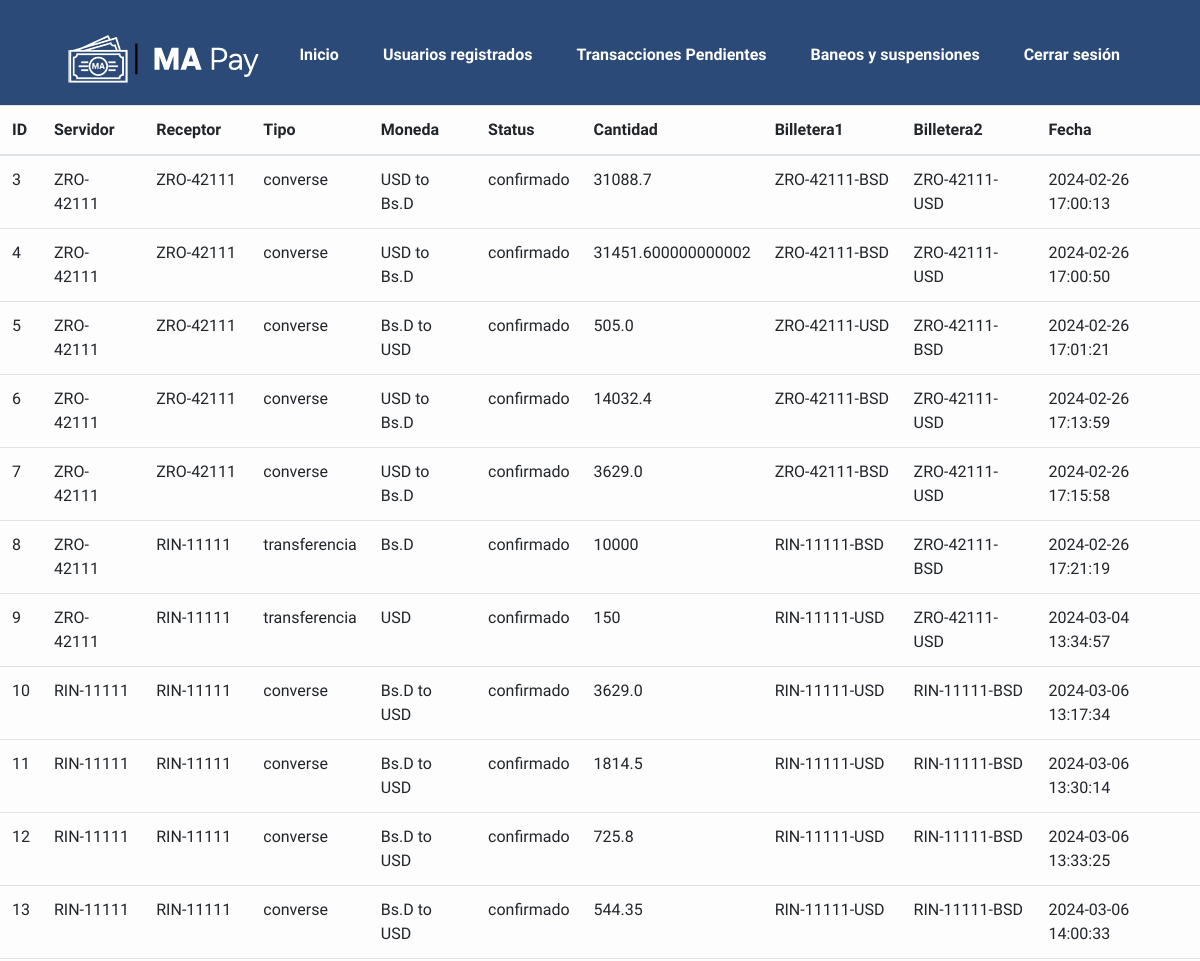
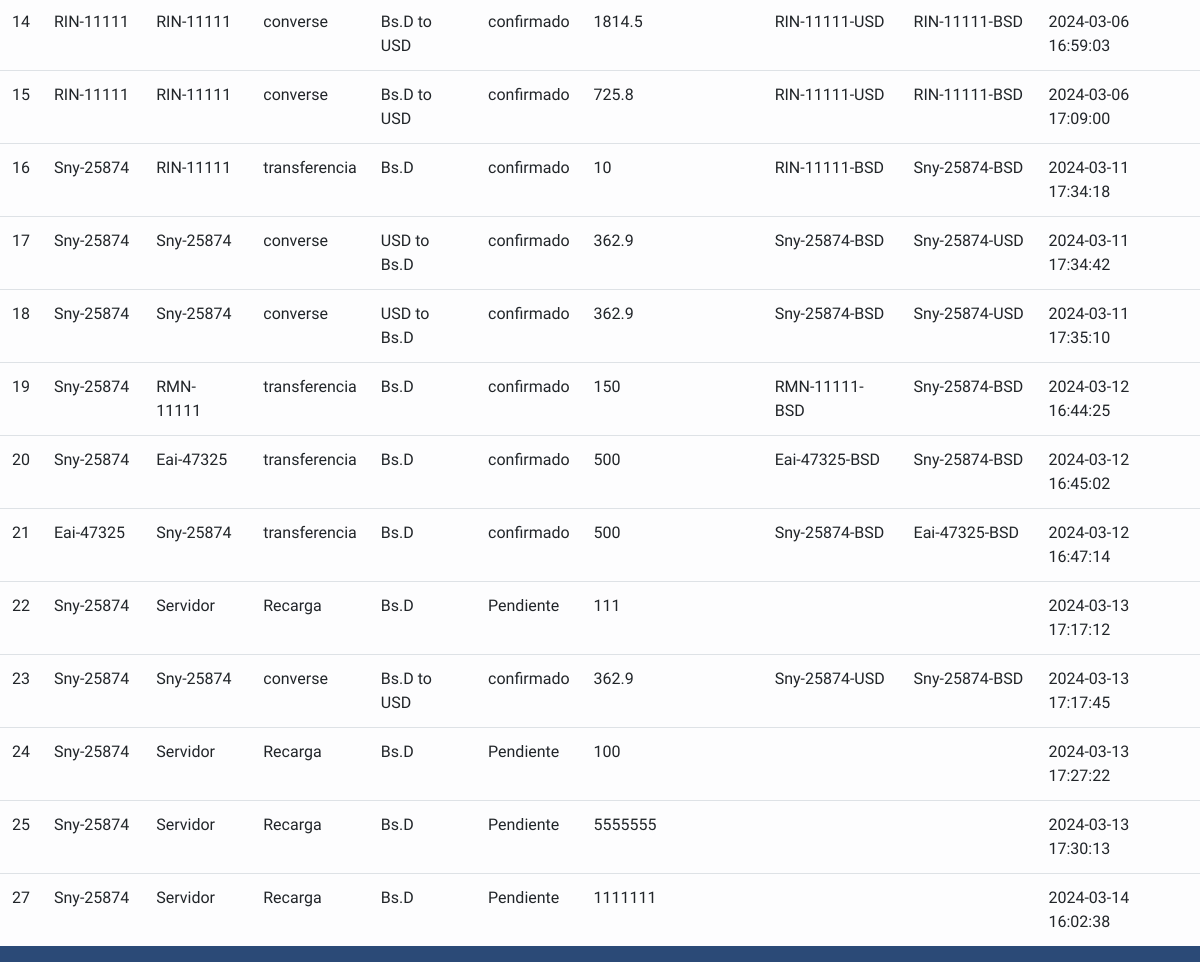
The app's page /Página/Transac.php (signed in) with its own data (2 pictures, top to bottom).
### tables this page shows
CREATE TABLE `historial` (
  `ID` int(11) NOT NULL,
  `servidor` text NOT NULL,
  `recep` text NOT NULL,
  `tipo` text NOT NULL,
  `moneda` text NOT NULL,
  `status` text NOT NULL,
  `cantidad` text NOT NULL,
  `billetera1` text NOT NULL,
  `billetera2` text NOT NULL,
  `fecha` timestamp NOT NULL DEFAULT current_timestamp() ON UPDATE current_timestamp()
);

### Página/conext.php (the view)
<?php
include ("conex.php");
if($link){
    $query="SELECT * FROM historial";
    $resul=mysqli_query($link, $query);
    if($resul->num_rows>0){
while ($dato = mysqli_fetch_array($resul)){
$id = $dato['ID'];
$ser = $dato['servidor'];
$rec = $dato['recep'];
$tip = $dato['tipo'];
$mon = $dato['moneda'];
$sta = $dato['status'];
$can = $dato['cantidad'];
$bil1 = $dato['billetera1'];
$bil2 = $dato['billetera2'];
$fec = $dato['fecha'];
?>
<tr>
    <td><?= $id ?></td>
    <td><?= $ser ?></td>
    <td><?= $rec ?></td>
    <td><?= $tip ?></td>
    <td><?= $mon ?></td>
    <td><?= $sta ?></td>
    <td><?= $can ?></td>
    <td><?= $bil1 ?></td>
    <td><?= $bil2 ?></td>
    <td><?= $fec ?></td>
    </tr>
<?php
}
    }
}
?>

### Página/stilou.css (style rules this page uses)
* { font-family: "Sora", sans-serif; margin: 0; padding: 0; box-sizing: border-box; }
body { background-color: #2b4a77; background-position: center; background-size: cover; }

### records on screen
historial: ID "3", servidor "ZRO-42111", recep "ZRO-42111", tipo "converse", moneda "USD to Bs.D", status "confirmado", cantidad "31088.7", billetera1 "ZRO-42111-BSD", billetera2 "ZRO-42111-USD", fecha "2024-02-26 17:00:13"
historial: ID "4", servidor "ZRO-42111", recep "ZRO-42111", tipo "converse", moneda "USD to Bs.D", status "confirmado", cantidad "31451.600000000002", billetera1 "ZRO-42111-BSD", billetera2 "ZRO-42111-USD", fecha "2024-02-26 17:00:50"
historial: ID "5", servidor "ZRO-42111", recep "ZRO-42111", tipo "converse", moneda "Bs.D to USD", status "confirmado", cantidad "505.0", billetera1 "ZRO-42111-USD", billetera2 "ZRO-42111-BSD", fecha "2024-02-26 17:01:21"
historial: ID "6", servidor "ZRO-42111", recep "ZRO-42111", tipo "converse", moneda "USD to Bs.D", status "confirmado", cantidad "14032.4", billetera1 "ZRO-42111-BSD", billetera2 "ZRO-42111-USD", fecha "2024-02-26 17:13:59"
historial: ID "7", servidor "ZRO-42111", recep "ZRO-42111", tipo "converse", moneda "USD to Bs.D", status "confirmado", cantidad "3629.0", billetera1 "ZRO-42111-BSD", billetera2 "ZRO-42111-USD", fecha "2024-02-26 17:15:58"
historial: ID "8", servidor "ZRO-42111", recep "RIN-11111", tipo "transferencia", moneda "Bs.D", status "confirmado", cantidad "10000", billetera1 "RIN-11111-BSD", billetera2 "ZRO-42111-BSD", fecha "2024-02-26 17:21:19"
historial: ID "9", servidor "ZRO-42111", recep "RIN-11111", tipo "transferencia", moneda "USD", status "confirmado", cantidad "150", billetera1 "RIN-11111-USD", billetera2 "ZRO-42111-USD", fecha "2024-03-04 13:34:57"
historial: ID "10", servidor "RIN-11111", recep "RIN-11111", tipo "converse", moneda "Bs.D to USD", status "confirmado", cantidad "3629.0", billetera1 "RIN-11111-USD", billetera2 "RIN-11111-BSD", fecha "2024-03-06 13:17:34"
historial: ID "11", servidor "RIN-11111", recep "RIN-11111", tipo "converse", moneda "Bs.D to USD", status "confirmado", cantidad "1814.5", billetera1 "RIN-11111-USD", billetera2 "RIN-11111-BSD", fecha "2024-03-06 13:30:14"
historial: ID "12", servidor "RIN-11111", recep "RIN-11111", tipo "converse", moneda "Bs.D to USD", status "confirmado", cantidad "725.8", billetera1 "RIN-11111-USD", billetera2 "RIN-11111-BSD", fecha "2024-03-06 13:33:25"
historial: ID "13", servidor "RIN-11111", recep "RIN-11111", tipo "converse", moneda "Bs.D to USD", status "confirmado", cantidad "544.35", billetera1 "RIN-11111-USD", billetera2 "RIN-11111-BSD", fecha "2024-03-06 14:00:33"
historial: ID "14", servidor "RIN-11111", recep "RIN-11111", tipo "converse", moneda "Bs.D to USD", status "confirmado", cantidad "1814.5", billetera1 "RIN-11111-USD", billetera2 "RIN-11111-BSD", fecha "2024-03-06 16:59:03"
historial: ID "15", servidor "RIN-11111", recep "RIN-11111", tipo "converse", moneda "Bs.D to USD", status "confirmado", cantidad "725.8", billetera1 "RIN-11111-USD", billetera2 "RIN-11111-BSD", fecha "2024-03-06 17:09:00"
historial: ID "16", servidor "Sny-25874", recep "RIN-11111", tipo "transferencia", moneda "Bs.D", status "confirmado", cantidad "10", billetera1 "RIN-11111-BSD", billetera2 "Sny-25874-BSD", fecha "2024-03-11 17:34:18"
historial: ID "17", servidor "Sny-25874", recep "Sny-25874", tipo "converse", moneda "USD to Bs.D", status "confirmado", cantidad "362.9", billetera1 "Sny-25874-BSD", billetera2 "Sny-25874-USD", fecha "2024-03-11 17:34:42"
historial: ID "18", servidor "Sny-25874", recep "Sny-25874", tipo "converse", moneda "USD to Bs.D", status "confirmado", cantidad "362.9", billetera1 "Sny-25874-BSD", billetera2 "Sny-25874-USD", fecha "2024-03-11 17:35:10"
historial: ID "19", servidor "Sny-25874", recep "RMN-11111", tipo "transferencia", moneda "Bs.D", status "confirmado", cantidad "150", billetera1 "RMN-11111-BSD", billetera2 "Sny-25874-BSD", fecha "2024-03-12 16:44:25"
historial: ID "20", servidor "Sny-25874", recep "Eai-47325", tipo "transferencia", moneda "Bs.D", status "confirmado", cantidad "500", billetera1 "Eai-47325-BSD", billetera2 "Sny-25874-BSD", fecha "2024-03-12 16:45:02"
historial: ID "21", servidor "Eai-47325", recep "Sny-25874", tipo "transferencia", moneda "Bs.D", status "confirmado", cantidad "500", billetera1 "Sny-25874-BSD", billetera2 "Eai-47325-BSD", fecha "2024-03-12 16:47:14"
historial: ID "22", servidor "Sny-25874", recep "Servidor", tipo "Recarga", moneda "Bs.D", status "Pendiente", cantidad "111", fecha "2024-03-13 17:17:12"
historial: ID "23", servidor "Sny-25874", recep "Sny-25874", tipo "converse", moneda "Bs.D to USD", status "confirmado", cantidad "362.9", billetera1 "Sny-25874-USD", billetera2 "Sny-25874-BSD", fecha "2024-03-13 17:17:45"
historial: ID "24", servidor "Sny-25874", recep "Servidor", tipo "Recarga", moneda "Bs.D", status "Pendiente", cantidad "100", fecha "2024-03-13 17:27:22"
historial: ID "25", servidor "Sny-25874", recep "Servidor", tipo "Recarga", moneda "Bs.D", status "Pendiente", cantidad "5555555", fecha "2024-03-13 17:30:13"
historial: ID "27", servidor "Sny-25874", recep "Servidor", tipo "Recarga", moneda "Bs.D", status "Pendiente", cantidad "1111111", fecha "2024-03-14 16:02:38"
